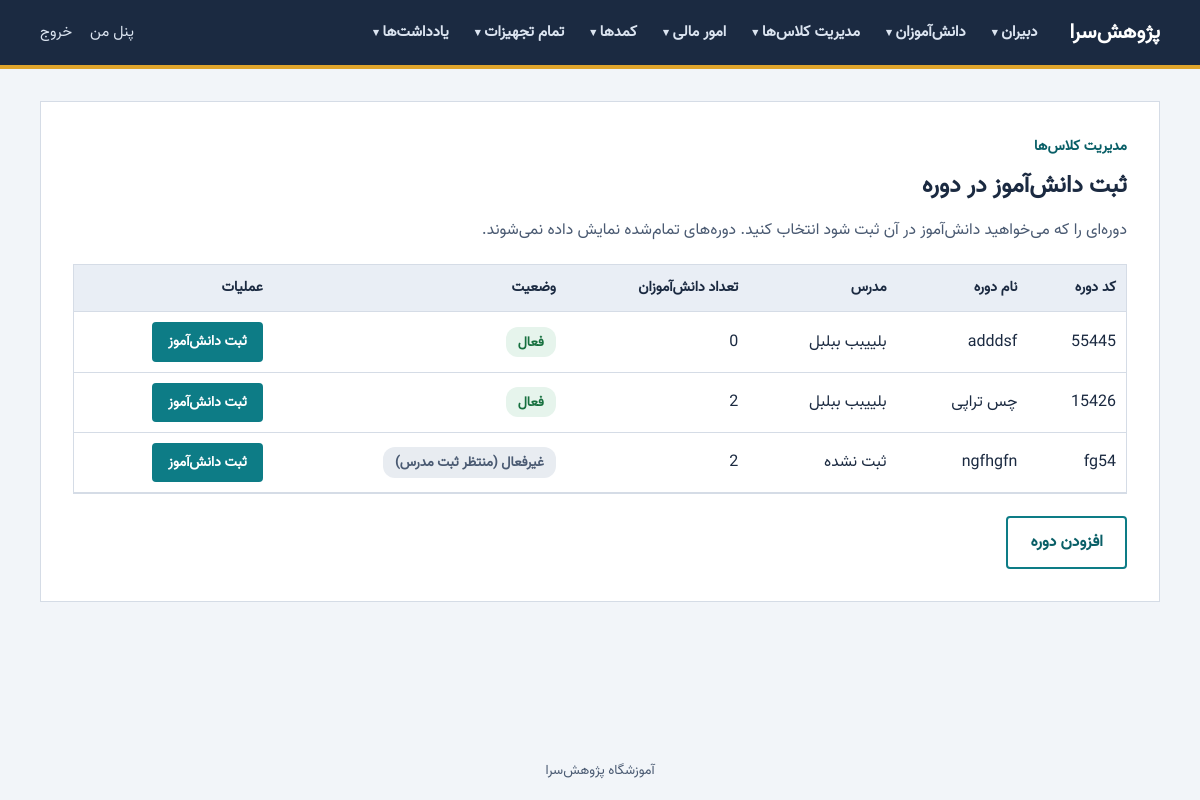
Before: /admin/classes/enroll (signed in) with the older database file.
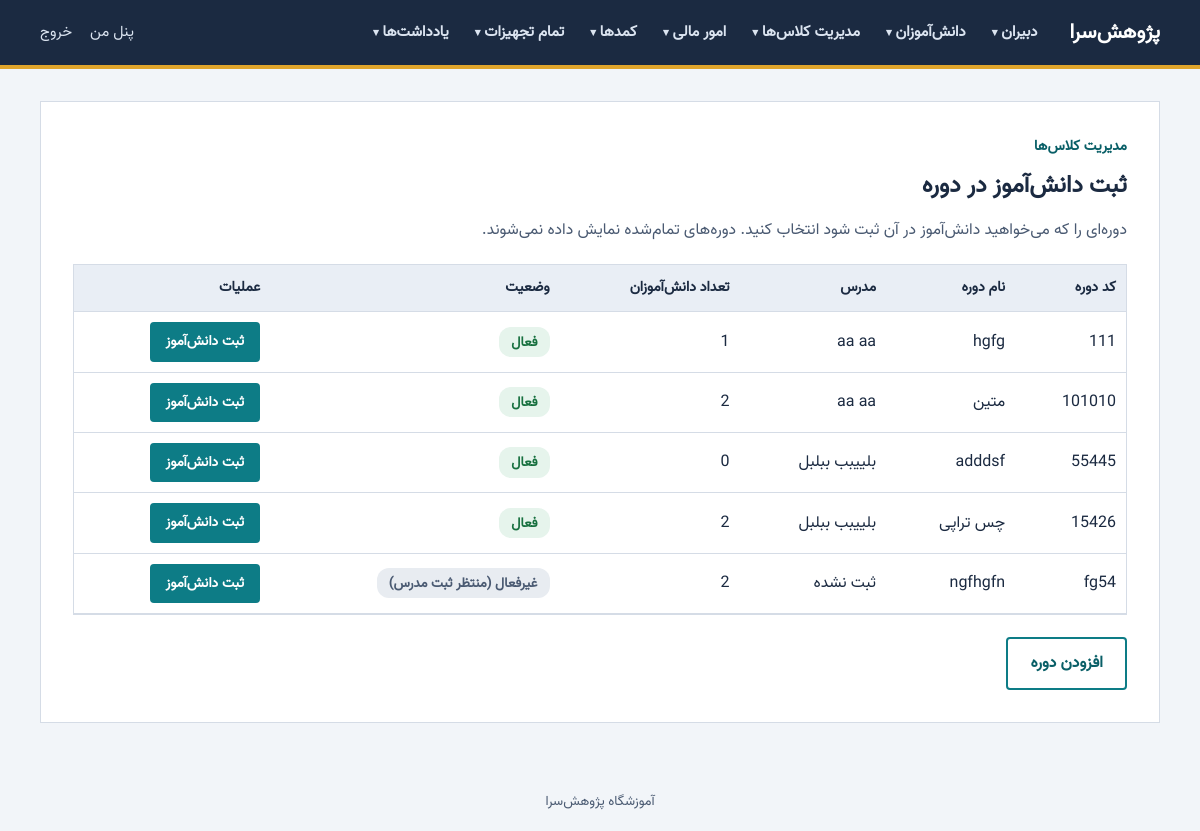
After: the same page with the newer database file.
### models.py (models this page shows, shortened)
class Courses(db.Model):
    id = db.Column(db.Integer, primary_key=True)
    course_name = db.Column(db.Text)
    course_instructor_national_id_number = db.Column(db.Text)
    number_of_students = db.Column(db.Integer)
    number_of_session = db.Column(db.Integer, default=0)
    activation_date = db.Column(db.Text)
    course_code = db.Column(db.Text)
    price = db.Column(db.Integer)
    teacher_salary = db.Column(db.Integer)
    active = db.Column(
        db.Boolean,
        default=False
    )
    end_of_course = db.Column(
        db.Boolean,
        default=False
    )

### app.py (the view)
@app.route("/admin/classes/enroll")
@login_required
@role_required("admin")
def enroll_pick():
    courses = Courses.query.filter(
        or_(Courses.end_of_course.is_(None), Courses.end_of_course.is_(False))
    ).order_by(Courses.id.desc()).all()
    return render_template("course_pick.html", rows=build_course_rows(courses))

### app.py (called while the page is built)
def login_required(view):
    @wraps(view)
    def wrapper(*args, **kwargs):
        if "user_id" not in session:
            flash("برای ادامه ابتدا وارد شوید.", "error")
            return redirect(url_for("login"))
        return view(*args, **kwargs)
    return wrapper

def role_required(*roles):
    def decorator(view):
        @wraps(view)
        def wrapper(*args, **kwargs):
            if session.get("role") not in roles:
                abort(403)
            return view(*args, **kwargs)
        return wrapper
    return decorator

def get_csrf_token():
    if "csrf" not in session:
        session["csrf"] = secrets.token_hex(32)
    return session["csrf"]

def site_url():
    return os.environ.get("SITE_URL", "").rstrip("/") or request.url_root.rstrip("/")

@app.before_request
def csrf_protect():
    if request.method == "POST":
        sent = request.form.get("csrf_token", "")
        real = session.get("csrf", "")
        if not real or not hmac.compare_digest(sent, real):
            abort(400)

def format_jalali(jy, jm, jd):
    return f"{jy:04d}/{jm:02d}/{jd:02d}"

### templates/course_pick.html (shortened to what this page needs)
{% extends "base.html" %}
{% block content %}
<section class="card wide">
    <p class="crumb">مدیریت کلاس‌ها</p>
    <h1>ثبت دانش‌آموز در دوره</h1>
    <p class="lead">دوره‌ای را که می‌خواهید دانش‌آموز در آن ثبت شود انتخاب کنید. دوره‌های تمام‌شده نمایش داده نمی‌شوند.</p>
    <div class="table-wrap">
        <table class="table wrap">
            <thead>
                <tr>
                    <th scope="col">کد دوره</th>
                    <th scope="col">نام دوره</th>
                    <th scope="col">مدرس</th>
                    <th scope="col">تعداد دانش‌آموزان</th>
                    <th scope="col">وضعیت</th>
                    <th scope="col">عملیات</th>
                </tr>
            </thead>
            <tbody>
                {% for r in rows %}
                <tr>
                    <td dir="ltr">{{ r.code or '—' }}</td>
                    <td>{{ r.name }}</td>
                    <td>{{ r.teacher or 'ثبت نشده' }}</td>
                    <td>{{ r.students }}</td>
                    <td>
                        {% if r.state == 'active' %}
                            <span class="badge-ok">{{ r.label }}</span>
                        {% else %}
                            <span class="badge-off">{{ r.label }}</span>
                        {% endif %}
                    </td>
                    <td>
                        <a class="btn primary small" href="{{ url_for('course_students', course_id=r.id) }}">ثبت دانش‌آموز</a>
                    </td>
                </tr>
                {% else %}
                <tr><td colspan="6" class="empty">دوره‌ی بازی وجود ندارد. ابتدا یک دوره اضافه کنید.</td></tr>
                {% endfor %}
            </tbody>
        </table>
    </div>
    <div class="actions">
        <a class="btn ghost" href="{{ url_for('course_add') }}">افزودن دوره</a>
    </div>
</section>
{% endblock %}

Changed rows visible on the page:
added Courses: course_code "111", name "hgfg", teacher "aa aa", students "1", label "فعال"
added Courses: course_code "101010", name "متین", teacher "aa aa", students "2", label "فعال"
